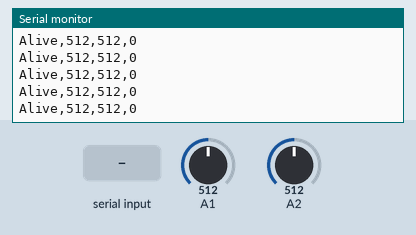
Simulated run of this sketch. Board: Arduino Due. Shown: the last lines printed to the serial monitor. The test bench sets the inputs (shaded band); at power-on: A1 = 512, A2 = 512.

Above: at 1.2 s.
1.3 s: A1 set to 716
At 2.0 s:
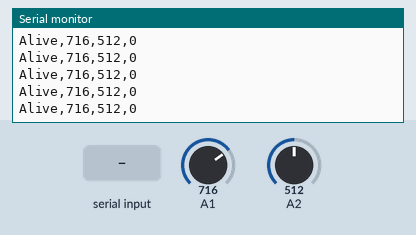
2.8 s: A2 set to 716
At 3.6 s:
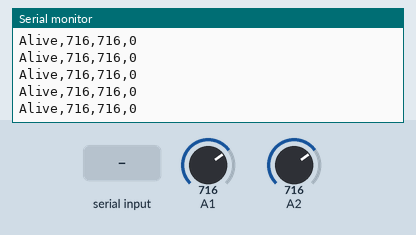
4.3 s: "1" received over the second serial link
5.8 s: A1 set to 900
At 6.7 s:
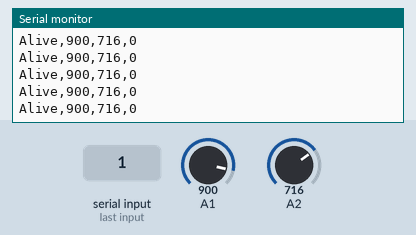
7.3 s: "0" received over the second serial link
8.8 s: A2 set to 900
At 9.4 s:
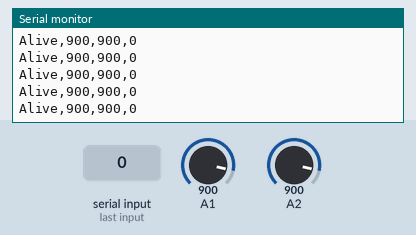
Timing chart, 0 to 11.3 s (numbered marks = the images above; inputs shaded):
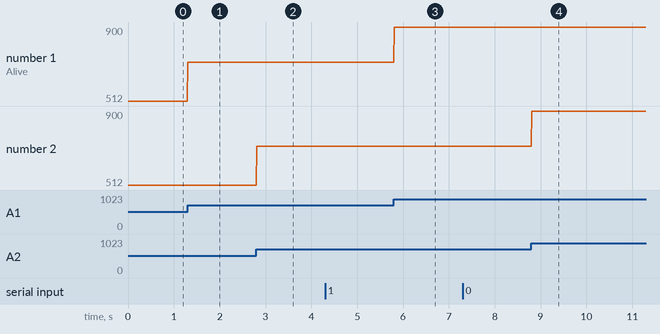

Measured:
- after the input at 1.3 s, the serial monitor: prints a new line at once (image 1)
- after the input at 2.8 s, the serial monitor: prints a new line at once (image 2)
- after the input at 5.8 s, the serial monitor: prints a new line at once (image 3)
- after the input at 8.8 s, the serial monitor: prints a new line at once (image 4)
- plotted number 1: 512 → 716 after the input at 1.3 s, 716 → 900 after the input at 5.8 s

The sketch:

Seenotretter_main.ino
```cpp
#include <SoftwareSerial.h>

#include <Arduino.h>

// This simple code allow you to send data from Arduino to Unity3D.

// uncomment "NATIVE_USB" if you're using ARM CPU (Arduino DUE, Arduino M0, ..)
//#define NATIVE_USB

// uncomment "SERIAL_USB" if you're using non ARM CPU (Arduino Uno, Arduino Mega, ..)
#define SERIAL_USB

SoftwareSerial mySerial(2,3); // RX, TX

String message;
int leftButton = 100;
int rightButton = 100;
int speedVal = 0;
String readData;

unsigned long lastMillis;

int secondsRemaining = 5;
void setup() {
  #ifdef NATIVE_USB
    SerialUSB.begin(1); //Baudrate is irevelant for Native USB
  #endif

  #ifdef SERIAL_USB
    Serial.begin(250000); // You can choose any baudrate, just need to also change it in Unity.
    while (!Serial); // wait for Leonardo enumeration, others continue immediately
  #endif

  mySerial.begin(4800);

  pinMode(A1,INPUT);
  pinMode(A2,INPUT);
  lastMillis = millis();
}

void sendMessage(){
  message = "Alive";

  message = handleLRMovement(message);
  message = handleFBMovement(message);
  message = coinInput(message);
  sendData(message);
}
String handleLRMovement(String msg){
  return msg +","+ analogRead(A1);
}

String handleFBMovement(String msg){

  return msg +","+ analogRead(A2);
}

String readSerial(){
  String toReturn ="Rot:  ";
  toReturn += Serial.readString();
  //sendData(toReturn);
  return toReturn;
}
// Run forever
void loop() {
  sendMessage();

  delay(10); // Choose your delay having in mind your ReadTimeout in Unity3D
}
int i;

String coinInput(String msg){
  secondsRemaining = 0;
        // any input coming from coin acceptor?
        if (mySerial.available()) {
            // read input, which is a 1 byte integer
            i=mySerial.read();
            // ignore any 255 amounts
            //Serial.println(i);
            if (i != 255) {
                // increment time based on coin amount
                secondsRemaining = 30;
                }
            }

        return msg + ","+secondsRemaining;
}

void sendData(String data){
   #ifdef NATIVE_USB
    SerialUSB.println(data);
  #endif

  #ifdef SERIAL_USB
    Serial.println(data); // need a end-line because wrmlh.csharp use readLine method to receive data
  #endif
}
```
